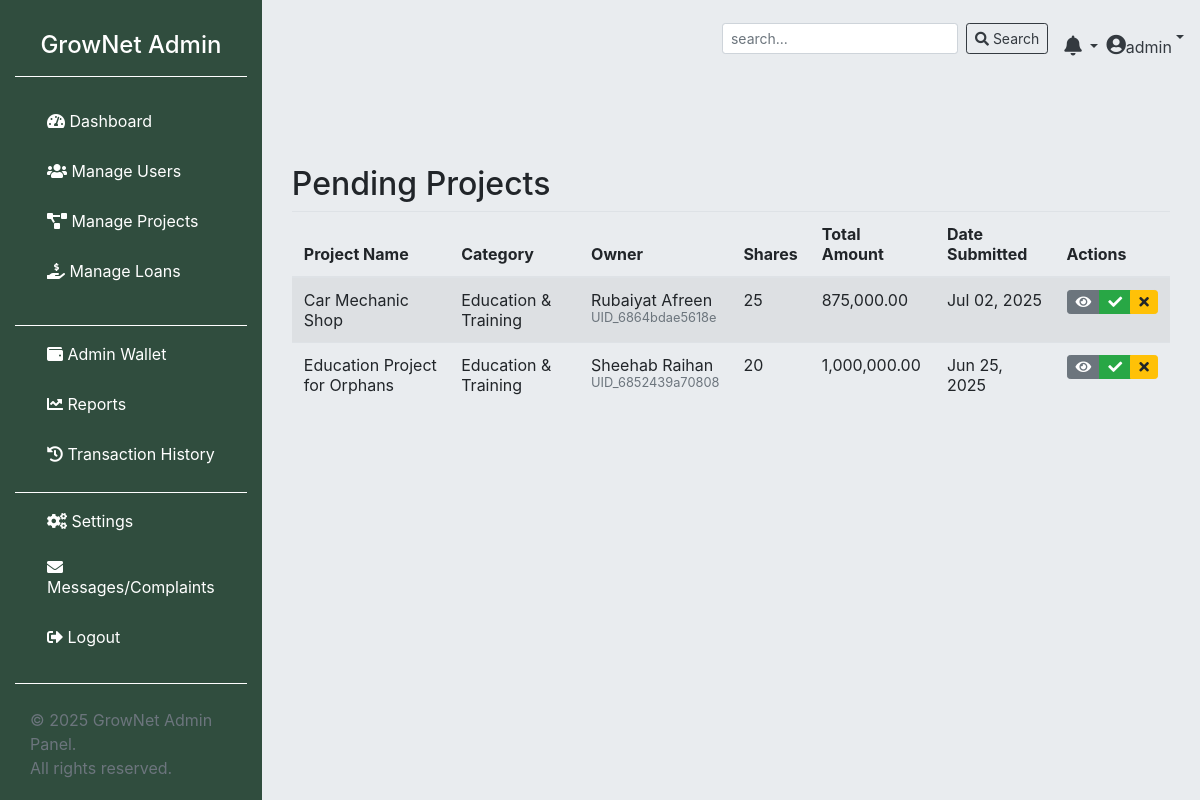
Screenshot of /admin/index.php?page=pendingProjects (signed in) with the database file from the repository.
### tables this page shows
CREATE TABLE `projects` (
  `id` int(10) NOT NULL,
  `uniqid` varchar(255) DEFAULT NULL,
  `project_name` varchar(100) NOT NULL,
  `description` text NOT NULL,
  `project_img` varchar(255) NOT NULL,
  `categoryId` int(10) NOT NULL,
  `project_type` enum('long_term','short_term') NOT NULL DEFAULT 'long_term',
  `created_at` timestamp NOT NULL DEFAULT current_timestamp(),
  `project_status` enum('pending','active','closed','approved','declined') NOT NULL,
  `owner_id` int(10) NOT NULL,
  `shares` int(10) UNSIGNED NOT NULL,
  `price_per_share` decimal(12,2) NOT NULL,
  `total_amount` decimal(12,2) DEFAULT NULL,
  `campaign_start` date DEFAULT NULL,
  `campaign_end` date DEFAULT NULL,
  `project_start` date DEFAULT NULL,
  `project_end` date DEFAULT NULL,
  `is_flexible_duration` tinyint(1) DEFAULT 0,
  `updated_at` timestamp NOT NULL DEFAULT current_timestamp() ON UPDATE current_timestamp(),
  `is_seen` tinyint(1) NOT NULL DEFAULT 0,
  `rejection_reason` text DEFAULT NULL,
  `avg_rating` decimal(3,2) DEFAULT 0.00,
  `review_count` int(11) DEFAULT 0
);

CREATE TABLE `category` (
  `id` int(10) NOT NULL,
  `category_name` varchar(100) NOT NULL,
  `created_at` timestamp NOT NULL DEFAULT current_timestamp()
);

CREATE TABLE `users` (
  `id` int(10) NOT NULL,
  `uniqid` varchar(50) DEFAULT NULL,
  `user_name` varchar(100) NOT NULL,
  `f_name` varchar(100) NOT NULL,
  `dob` date DEFAULT NULL,
  `contact` varchar(20) NOT NULL,
  `created_at` timestamp NOT NULL DEFAULT current_timestamp(),
  `user_email` varchar(100) NOT NULL,
  `user_pass` varchar(255) NOT NULL,
  `account_status` enum('active','inactive','','') NOT NULL DEFAULT 'inactive',
  `is_online` tinyint(1) NOT NULL DEFAULT 0,
  `gender` enum('male','female','others') DEFAULT NULL,
  `user_img` varchar(255) DEFAULT NULL,
  `location_id` int(11) DEFAULT NULL,
  `description` text DEFAULT NULL
);

### admin/config/class.user.php (called while the page is built, shortened)
<?php
class USER
{
	private $conn;
	public function __construct()
	{
		$database = new Database();
		$db = $database->dbConnection();
		$this->conn = $db;
	}
function getProjectsByStatus($status) {
    $stmt = $this->conn->prepare("SELECT * FROM projects WHERE project_status = ? ORDER BY created_at DESC");
    $stmt->execute([$status]);
    return $stmt->fetchAll(PDO::FETCH_ASSOC);
}
function getCategoryById($id) {
    $stmt = $this->conn->prepare("SELECT * FROM category WHERE id = ?");
    $stmt->execute([$id]);
    return $stmt->fetch(PDO::FETCH_ASSOC);
}
function getUserById($id) {
    $stmt = $this->conn->prepare("SELECT * FROM users WHERE id = ?");
    $stmt->execute([$id]);
    return $stmt->fetch(PDO::FETCH_ASSOC);
}
}

### admin/pages/pendingProjects.php (the view, shortened to what this page needs)
<?php
require_once __DIR__ . '/../config/class.user.php';
$user = new USER();
$projects = $user->getProjectsByStatus('pending');
?>
<div class="container-fluid mt-5 pt-4">
    <div class="row">
        <div class="col-md-12">
            <h2>Pending Projects</h2>
            <div class="table-responsive">
                <table class="table table-striped">
                    <thead>
                        <tr>
                            <th>Project Name</th>
                            <th>Category</th>
                            <th>Owner</th>
                            <th>Shares</th>
                            <th>Total Amount</th>
                            <th>Date Submitted</th>
                            <th>Actions</th>
                        </tr>
                    </thead>
                    <tbody>
                        <?php foreach ($projects as $project):
                            $category = $user->getCategoryById($project['categoryId']);
                            $owner = $user->getUserById($project['owner_id']);
                        ?>
                        <tr>
                            <td><?= htmlspecialchars($project['project_name']) ?></td>
                            <td><?= htmlspecialchars($category['category_name']) ?></td>
                            <td>
                                <?= htmlspecialchars($owner['f_name']) ?>
                                <small class="text-muted d-block"><?= htmlspecialchars($owner['uniqid']) ?></small>
                            </td>
                            <td><?= $project['shares'] ?></td>
                            <td><?= number_format($project['total_amount'], 2) ?></td>
                            <td><?= date('M d, Y', strtotime($project['created_at'])) ?></td>
                            <td>
                                <div class="btn-group" role="group">
                                    <a href="index.php?page=viewProject&id=<?= $project['id'] ?>"
                                       class="btn btn-sm btn-secondary" title="View">
                                        <i class="fas fa-eye"></i>
                                    </a>
                                    <a href="index.php?page=pendingProjects&action=approve&id=<?= $project['id'] ?>"
                                       class="btn btn-sm btn-success" title="Approve"
                                       onclick="return confirm('Are you sure you want to approve this project?')">
                                        <i class="fas fa-check"></i>
                                    </a>
                                    <button type="button" class="btn btn-sm btn-warning reject-btn"
                                            title="Reject" data-id="<?= $project['id'] ?>">
                                        <i class="fas fa-times"></i>
                                    </button>
                                </div>
                            </td>
                        </tr>
                        <?php endforeach; ?>
                    </tbody>
                </table>
            </div>
        </div>
    </div>
</div>

### admin/assets/css/style.css (style rules this page uses)
body { background: #e9ecef; }

### rows the page displays
projects: project_name "Car Mechanic Shop", categoryId.category_name "Education & Training", owner.f_name "Rubaiyat Afreen", owner.uniqid "UID_6864bdae5618e", shares "25", total_amount "875,000.00", created_at "Jul 02, 2025"
projects: project_name "Education Project for Orphans", categoryId.category_name "Education & Training", owner.f_name "Sheehab Raihan", owner.uniqid "UID_6852439a70808", shares "20", total_amount "1,000,000.00", created_at "Jun 25, 2025"

### other values shown
$_SESSION['user_name'] "admin"
